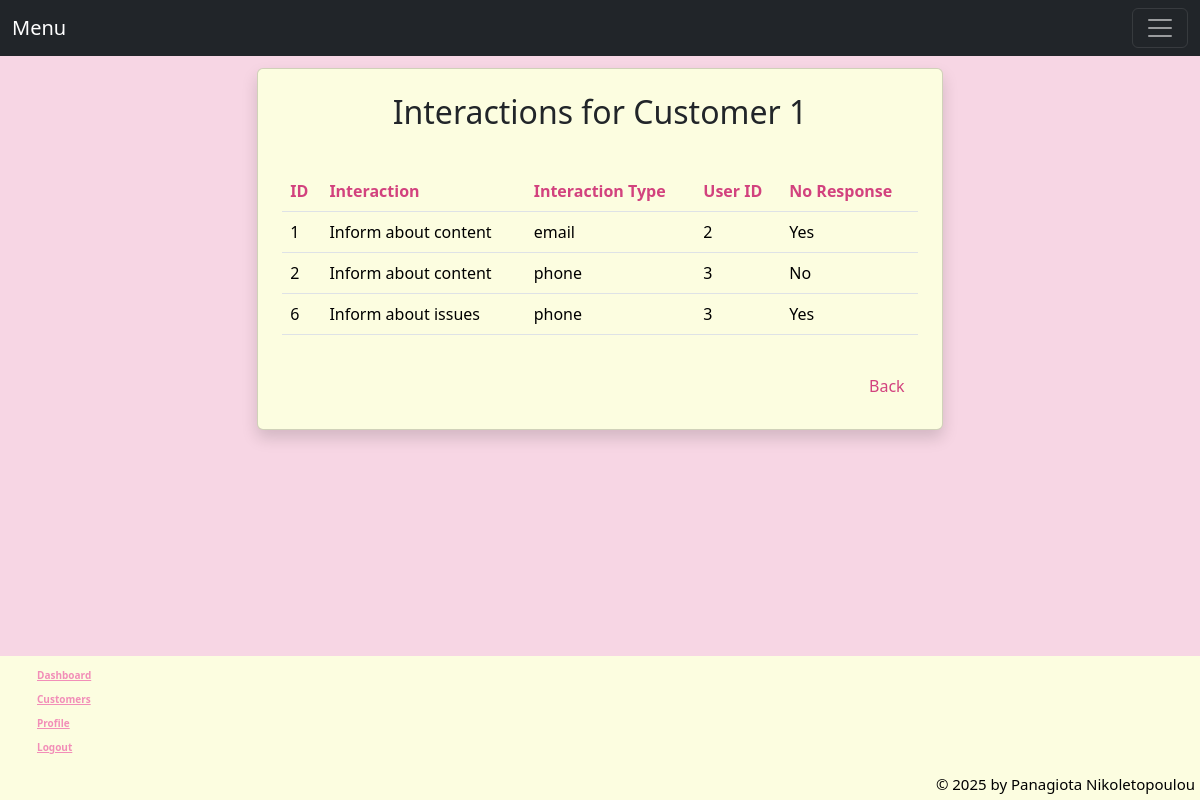
The page /interactions/1 (signed in) on the database its author committed.
### tables this page shows
CREATE TABLE interactions (
                        interaction_id INTEGER PRIMARY KEY AUTOINCREMENT,
                        c_id INTEGER,
                        user_id INTEGER,
                        type TEXT,
                        interaction_date TIMESTAMP,
                        subject TEXT,
                        notes TEXT,
                        customer_responded TEXT,
                        created_at TIMESTAMP
                        );

### app.py (the view)
@app.route('/interactions/<int:c_id>')
@roles_permitted(['employee'])
def interactions(c_id):
    db = get_db()
    cursor = db.cursor()
    all_interactions = cursor.execute("SELECT * FROM interactions WHERE c_id = ?", (c_id,)).fetchall()
    return render_template('interactions.html', interactions=all_interactions, c_id=c_id)

### app.py (called while the page is built)
def roles_permitted(roles):
    def decorator(f):
        @wraps(f)
        def wrapper(*args, **kwargs):
            if 'user_id' in session and session['role'] in roles:
                return f(*args, **kwargs)
            else:
                flash(f'ERROR you need {roles} role to access this page')
                return redirect(url_for('home'))
        return wrapper
    return decorator

def get_db():
    conn = sqlite3.connect('users.db')
    conn.row_factory = sqlite3.Row
    return conn

### templates/interactions.html (shortened to what this page needs)
{% extends "base_employee.html" %}
{% block content %}
<div class="row justify-content-center">
    <div class="col-md-10 col-lg-8">
        <div class="card shadow" style="background-color: #FCFDE0;">
            <div class="card-body p-4">
                <h2 class="card-title text-center mb-4">
                    Interactions for Customer {{ c_id }}
                </h2>
                <div class="table-responsive">
                    <table class="table table-t mt-3">
                        <thead>
                            <tr>
                                <th>ID</th>
                                <th>Interaction</th>
                                <th>Interaction Type</th>
                                <th>User ID</th>
                                <th>No Response</th>
                            </tr>
                        </thead>
                        <tbody>
                            {% for interaction in interactions %}
                            <tr>
                                <td>{{ interaction.interaction_id }}</td>
                                <td>{{ interaction.notes }}</td>
                                <td>{{ interaction.type}}</td>
                                <td>{{ interaction.user_id }}</td>
                                <td>{{ 'Yes' if interaction.customer_responded else 'No' }}</td>
                            </tr>
                            {% else %}
                            <tr>
                                <td colspan="5" class="text-center">No interactions yet</td>
                            </tr>
                            {% endfor %}
                        </tbody>
                    </table>
                </div>
                <div class="d-flex justify-content-end mt-3">
                    <a href="{{ url_for('customers') }}" class="btn btn-secondary" style="background-color: #FCFDE0; color: #D2427E; border-color: #FCFDE0;">Back</a>
                </div>
            </div>
        </div>
    </div>
</div>
{% endblock %}

### templates/base_employee.html (shortened to what this page needs)
<!DOCTYPE html>
<html lang="en">
<head>
    <link href="https://cdn.jsdelivr.net/npm/bootstrap@5.3.8/dist/css/bootstrap.min.css" rel="stylesheet">
    <link rel="stylesheet" href="https://cdn.jsdelivr.net/npm/bootstrap-icons@1.8.1/font/bootstrap-icons.css">
</head>
<body>
    <nav class="navbar navbar-dark bg-dark fixed-top">
        <div class="container-fluid">
            <a class="navbar-brand" href="#">Menu</a>
            <button class="navbar-toggler" type="button" data-bs-toggle="offcanvas"
                data-bs-target="#offcanvasDarkNavbar" aria-controls="offcanvasDarkNavbar">
                <span class="navbar-toggler-icon"></span>
            </button>
        </div>
    </nav>
    <div class="container content-area">
        {% block content %}{% endblock %}
    </div>
    <footer>
        <div class="footeractions">
            <ul>
                <li><a href="{{ url_for('dashboard') }}">Dashboard</a></li>
                <li><a href="{{ url_for('customers') }}">Customers</a></li>
                <li><a href="{{ url_for('profile') }}">Profile</a></li>
                <li><a href="{{ url_for('logout') }}">Logout</a></li>
            </ul>
        </div>
        <div class="copy">
            &copy; 2025 by Panagiota Nikoletopoulou
        </div>
    </footer>
</body>
</html>

### templates/base_employee.html (style rules this page uses)
body { min-height: 100vh; display: flex; flex-direction: column; background-color: #F7D6E4; margin: 0; padding: 0; }
footer { background-color: #FCFDE0; color: black; padding: 5px; margin-top: auto; }
.footeractions ul { list-style: none; }
.footeractions a { font-style: normal; font-weight: bold; font-size: 10px; color: #f28eb8; }
.copy { text-align: right; font-size: 15px; }
.content-area { max-width: 2000px; min-height: 75vh; padding: 60px 80px; }

### templates/interactions.html (style rules this page uses)
.table-t thead th { background-color: #FCFDE0; color: #D2427E; }
.table-t tbody td { background-color: #FCFDE0; }

### rows shown on the page
interactions: interaction_id "1", notes "Inform about content", type "email", user_id "2", customer_responded "Yes"
interactions: interaction_id "2", notes "Inform about content", type "phone", user_id "3", customer_responded "No"
interactions: interaction_id "6", notes "Inform about issues", type "phone", user_id "3", customer_responded "Yes"

### other values the page prints
{{ c_id }} "1"
